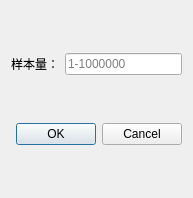
<?xml version="1.0" encoding="UTF-8"?>
<ui version="4.0">
 <class>SettingDialog</class>
 <widget class="QDialog" name="SettingDialog">
  <property name="geometry">
   <rect>
    <x>0</x>
    <y>0</y>
    <width>193</width>
    <height>198</height>
   </rect>
  </property>
  <property name="maximumSize">
   <size>
    <width>193</width>
    <height>198</height>
   </size>
  </property>
  <property name="windowTitle">
   <string>设置</string>
  </property>
  <layout class="QGridLayout" name="gridLayout">
   <item row="0" column="0">
    <widget class="QLabel" name="SampleLabel">
     <property name="text">
      <string>样本量：</string>
     </property>
    </widget>
   </item>
   <item row="0" column="1">
    <widget class="QLineEdit" name="SampleText">
     <property name="placeholderText">
      <string>1-1000000</string>
     </property>
    </widget>
   </item>
   <item row="1" column="0" colspan="2">
    <widget class="QDialogButtonBox" name="confirmCancel">
     <property name="orientation">
      <enum>Qt::Horizontal</enum>
     </property>
     <property name="standardButtons">
      <set>QDialogButtonBox::Cancel|QDialogButtonBox::Ok</set>
     </property>
    </widget>
   </item>
  </layout>
 </widget>
 <resources/>
 <connections>
  <connection>
   <sender>confirmCancel</sender>
   <signal>accepted()</signal>
   <receiver>SettingDialog</receiver>
   <slot>accept()</slot>
   <hints>
    <hint type="sourcelabel">
     <x>248</x>
     <y>254</y>
    </hint>
    <hint type="destinationlabel">
     <x>157</x>
     <y>274</y>
    </hint>
   </hints>
  </connection>
  <connection>
   <sender>confirmCancel</sender>
   <signal>rejected()</signal>
   <receiver>SettingDialog</receiver>
   <slot>reject()</slot>
   <hints>
    <hint type="sourcelabel">
     <x>316</x>
     <y>260</y>
    </hint>
    <hint type="destinationlabel">
     <x>286</x>
     <y>274</y>
    </hint>
   </hints>
  </connection>
 </connections>
</ui>
